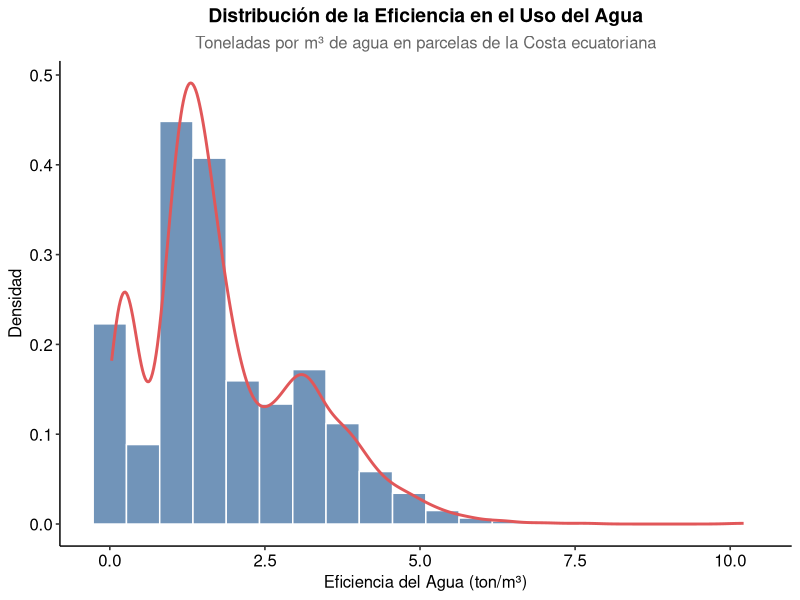
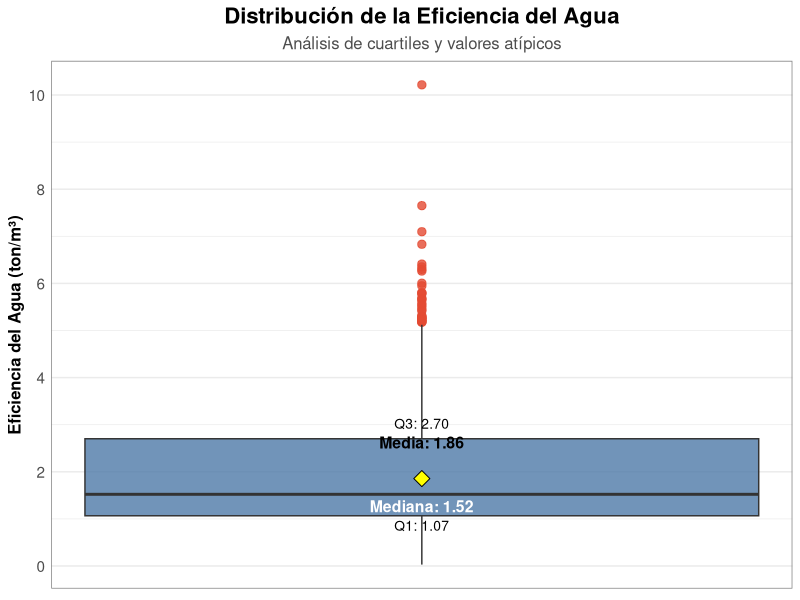
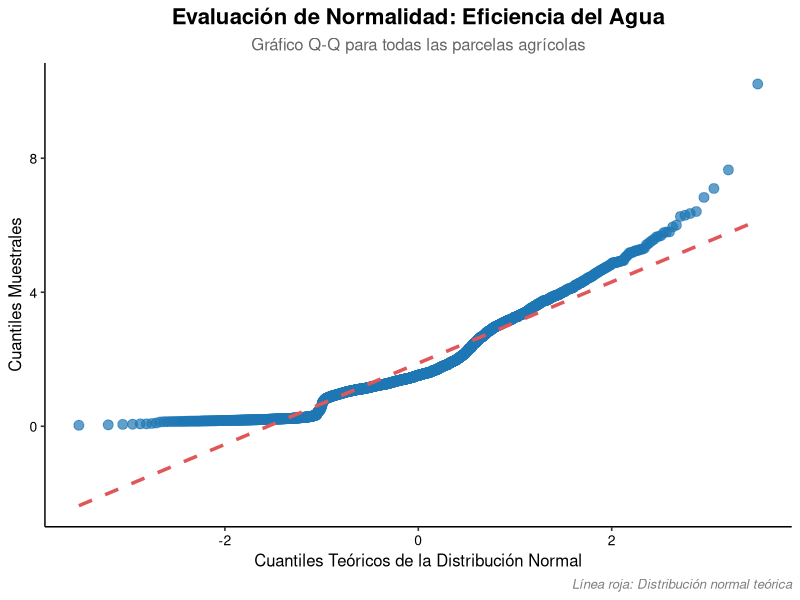

Source code (R) for these figures, in order: (Note: this script raises an error after producing the figures.)
install.packages(c("ggplot2", "dplyr", "ggpubr", "patchwork"))

# Cargar librerías necesarias
library(ggplot2)
library(dplyr)
library(patchwork)  # Para combinar gráficos
library(ggpubr)     # Para temas profesionales

# Leer datos
agua <- read.csv("EFICIENCIA_AGUA.csv")

# 1. GRÁFICO DE BARRAS MEJORADO: MÉTODOS DE RIEGO
bar_plot_riego <- agua %>%
  count(metodo_riego) %>%
  ggplot(aes(x = reorder(metodo_riego, n), y = n, fill = metodo_riego)) +
  geom_bar(stat = "identity", width = 0.7) +
  geom_text(aes(label = n), vjust = -0.5, size = 4, color = "black") +
  scale_fill_manual(values = c("#1f77b4", "#ff7f0e", "#2ca02c")) +
  labs(title = "Distribución de Métodos de Riego",
       subtitle = "Muestras analizadas en parcelas de la Costa ecuatoriana",
       x = "Método de Riego",
       y = "Número de Parcelas") +
  theme_pubclean() +
  theme(legend.position = "none",
        plot.title = element_text(face = "bold", size = 14, hjust = 0.5),
        plot.subtitle = element_text(hjust = 0.5, color = "gray40"))

# 2. HISTOGRAMA MEJORADO: EFICIENCIA DEL AGUA
hist_plot <- ggplot(agua, aes(x = eficiencia_agua)) +
  geom_histogram(aes(y = ..density..), 
                 bins = 20, 
                 fill = "#4e79a7", 
                 color = "white", 
                 alpha = 0.8) +
  geom_density(color = "#e15759", linewidth = 1) +
  labs(title = "Distribución de la Eficiencia en el Uso del Agua",
       subtitle = "Toneladas por m³ de agua en parcelas de la Costa ecuatoriana",
       x = "Eficiencia del Agua (ton/m³)",
       y = "Densidad") +
  theme_pubr() +
  theme(plot.title = element_text(face = "bold", size = 14, hjust = 0.5),
        plot.subtitle = element_text(hjust = 0.5, color = "gray40"))

print(hist_plot)

# 2.1 DIAGRAMA DE CAJA MEJORADO: EFICIENCIA DEL AGUA
eficiencia_data <- agua %>%
  filter(!is.na(eficiencia_agua)) %>%
  select(eficiencia_agua)

# Calcular estadísticas necesarias
estadisticas <- eficiencia_data %>%
  summarise(
    Media = mean(eficiencia_agua),
    Mediana = median(eficiencia_agua),
    Q1 = quantile(eficiencia_agua, 0.25),
    Q3 = quantile(eficiencia_agua, 0.75),
    Min = min(eficiencia_agua),
    Max = max(eficiencia_agua),
    IQR = IQR(eficiencia_agua)
  )

# Crear gráfico
eficiencia_agua_plot <- ggplot(eficiencia_data, aes(y = eficiencia_agua)) +
  geom_boxplot(
    fill = "#4e79a7",          # Color azul
    alpha = 0.8,               # Transparencia
    outlier.color = "#e34a33", # Color rojo para outliers
    outlier.size = 2.5,        # Tamaño de outliers
    width = 0.4                # Ancho del boxplot
  ) +
  # Punto para la media
  geom_point(
    data = estadisticas,
    aes(y = Media, x = 0),
    shape = 23,                # Forma de diamante
    size = 4,
    fill = "yellow",
    color = "black"
  ) +
  # Etiqueta para la media
  geom_text(
    data = estadisticas,
    aes(y = Media, x = 0, label = sprintf("Media: %.2f", Media)),
    vjust = -2.5,
    size = 4,
    fontface = "bold"
  ) +
  # Etiqueta para la mediana
  geom_text(
    data = estadisticas,
    aes(y = Mediana, x = 0, label = sprintf("Mediana: %.2f", Mediana)),
    vjust = 1.5,
    size = 4,
    fontface = "bold",
    color = "white"
  ) +
  # Etiqueta para Q1
  geom_text(
    data = estadisticas,
    aes(y = Q1, x = 0, label = sprintf("Q1: %.2f", Q1)),
    vjust = 1.5,
    size = 3.5,
    color = "black"
  ) +
  # Etiqueta para Q3
  geom_text(
    data = estadisticas,
    aes(y = Q3, x = 0, label = sprintf("Q3: %.2f", Q3)),
    vjust = -1,
    size = 3.5,
    color = "black"
  ) +
  labs(
    title = "Distribución de la Eficiencia del Agua",
    subtitle = "Análisis de cuartiles y valores atípicos",
    y = "Eficiencia del Agua (ton/m³)",
    x = ""
  ) +
  theme_minimal() +
  theme(
    plot.title = element_text(face = "bold", size = 16, hjust = 0.5),
    plot.subtitle = element_text(hjust = 0.5, color = "gray30", size = 12),
    axis.text.x = element_blank(),  # Ocultar etiquetas del eje X
    axis.title.x = element_blank(), # Ocultar título del eje X
    axis.text.y = element_text(size = 11),
    axis.title.y = element_text(size = 12, face = "bold"),
    panel.grid.major.x = element_blank(),
    panel.grid.minor.x = element_blank(),
    panel.border = element_rect(color = "gray50", fill = NA, linewidth = 0.5)
  ) +
  scale_y_continuous(breaks = scales::pretty_breaks(n = 8))

print(eficiencia_agua_plot)

# 2.2 GRÁFICO Q-Q DE EFICIENCIA DEL AGUA (NORMALIDAD)
qq_plot <- ggplot(agua, aes(sample = eficiencia_agua)) +
  # Agregar puntos de los cuantiles
  stat_qq(color = "#1f77b4", size = 3, alpha = 0.7) +
  
  # Agregar línea de referencia para distribución normal
  stat_qq_line(color = "#e15759", linewidth = 1.2, linetype = "dashed") +
  
  # Añadir título y etiquetas
  labs(
    title = "Evaluación de Normalidad: Eficiencia del Agua",
    subtitle = "Gráfico Q-Q para todas las parcelas agrícolas",
    x = "Cuantiles Teóricos de la Distribución Normal",
    y = "Cuantiles Muestrales",
    caption = "Línea roja: Distribución normal teórica"
  ) +
  
  # Usar tema profesional
  theme_pubr() +
  theme(
    plot.title = element_text(face = "bold", size = 16, hjust = 0.5),
    plot.subtitle = element_text(hjust = 0.5, size = 12, color = "gray40"),
    axis.title = element_text(size = 12),
    axis.text = element_text(size = 10),
    plot.caption = element_text(face = "italic", color = "gray50")
  )

# Mostrar el gráfico
print(qq_plot)

# 3. DIAGRAMA DE CAJA MEJORADO: COMPARACIÓN DE EFICIENCIAS
# Preparar datos
eficiencia_riego_data <- agua %>%
  filter(!is.na(metodo_riego)) %>%
  dplyr::select(metodo_riego, eficiencia_agua)

# Calcular promedios
promedios_riego <- eficiencia_riego_data %>%
  group_by(metodo_riego) %>%
  summarise(Media = mean(eficiencia_agua))

box_plot_riego <- ggplot(eficiencia_riego_data, 
                         aes(x = metodo_riego, y = eficiencia_agua, 
                             fill = metodo_riego)) +
  geom_boxplot(alpha = 0.8, outlier.color = "#e15759", outlier.size = 2) +
  geom_point(data = promedios_riego, aes(y = Media), 
             shape = 23, size = 4, fill = "yellow", color = "black") +
  geom_text(data = promedios_riego, 
            aes(y = Media, label = sprintf("Media: %.2f", Media)),
            vjust = -2, hjust = 0.5, size = 4, fontface = "bold") +
  scale_fill_manual(values = c("aspersión" = "#1f77b4", 
                               "goteo" = "#ff7f0e", 
                               "gravedad" = "#2ca02c")) +
  labs(title = "Comparación de Eficiencia en el Uso del Agua",
       subtitle = "Por método de riego",
       x = "Método de Riego",
       y = "Eficiencia del Agua (ton/m³)") +
  theme_pubr() +
  theme(legend.position = "none",
        plot.title = element_text(face = "bold", size = 14, hjust = 0.5),
        plot.subtitle = element_text(hjust = 0.5, color = "gray40"))

# 4. GRÁFICOS Q-Q MEJORADOS (NORMALIDAD)
# Crear función para generar gráficos Q-Q individuales
create_qq_plot <- function(data, metodo, color) {
  ggplot(data, aes(sample = eficiencia_agua)) +
    stat_qq(color = color, size = 2) +
    stat_qq_line(color = "#e15759", linewidth = 1) +
    labs(title = paste("Gráfico Q-Q:", metodo),
         x = "Cuantiles Teóricos",
         y = "Cuantiles Muestrales") +
    theme_pubr()
}

# Generar gráficos individuales
qq_aspersion <- create_qq_plot(
  agua %>% filter(metodo_riego == "aspersión"),
  "Riego por Aspersión",
  "#1f77b4"
)

qq_goteo <- create_qq_plot(
  agua %>% filter(metodo_riego == "goteo"),
  "Riego por Goteo",
  "#ff7f0e"
)

qq_gravedad <- create_qq_plot(
  agua %>% filter(metodo_riego == "gravedad"),
  "Riego por Gravedad",
  "#2ca02c"
)

# Combinar gráficos Q-Q
combined_qq <- (qq_aspersion | qq_goteo | qq_gravedad) +
  plot_annotation(title = "Verificación de Normalidad",
                  subtitle = "Análisis de eficiencia del agua por método de riego",
                  theme = theme(plot.title = element_text(face = "bold", size = 16, hjust = 0.5),
                                plot.subtitle = element_text(hjust = 0.5, size = 12, color = "gray40")))

# 5. GRÁFICOS DE VERIFICACIÓN DE SUPUESTOS DEL ANOVA
# Crear gráficos de diagnóstico con mejor presentación
par(mfrow = c(2, 2))
plot(efaMr, 
     pch = 16, 
     col = "#1f77b4",
     main = "Diagnóstico de Residuos del Modelo ANOVA",
     cex.main = 1.2)
  
print(bar_plot_riego)
print(box_plot_riego)
print(combined_qq)
